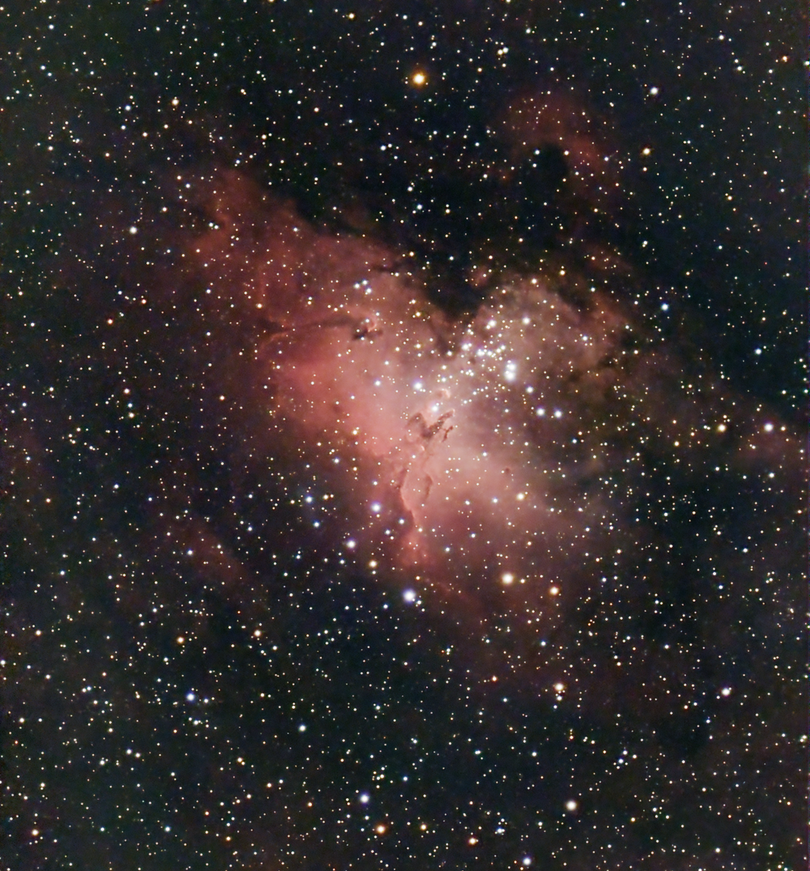
#> input picture P1/Galaxia.png, 810 x 871 px, shrunk from 1068 x 1148 before the run, found by its file name; the run also reads 2 pictures not shown here
$ python Ejercicio_1.py
#> lines starting #> are read from the running program, lines starting #| are printed output that depends on the picture

# EJERCICIO 1 - TRABAJAR CON IMÁGENES
# -----------------------------------

# ------------------------------------------------------------------------------
# 1.1 -> Descarga una imagen, pon los archivos en la carpeta actual
# y muestrela en una ventana

from PIL import Image

# Open the PNG image file
img = Image.open('Galaxia.png')
#> img is the input picture: PIL image 810x871 RGB; mean R, G, B 52.6, 44.8, 44.7

# Show the image
img.show()

# ------------------------------------------------------------------------------
# 1.2 -> Lea alguno de los archivos de color de tipo tif mostrandolo
# en una ventana mediante Pillow. Si no se vusializa bien intente poner el mapa
# de colores o paleta que se corresponda. Muestre también la barra de colores al
# lado de la imagen. ¿Cuántos colores tiene?

from PIL import Image
import matplotlib.pyplot as plt
import numpy as np

# Open the TIFF image file
img = Image.open('galaxia2.tif')

# Convert the image to a numpy array
img_array = np.array(img)
imgplot = plt.imshow(img)
plt.colorbar()

# Show the image
plt.show()
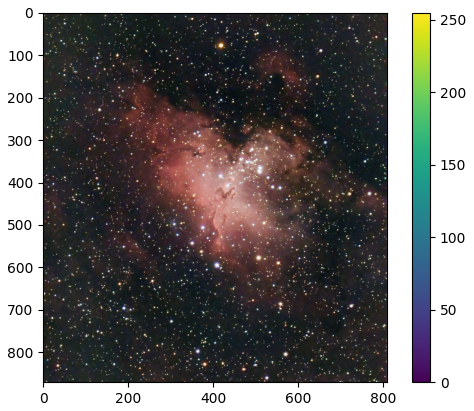
#> figure drawn by matplotlib, 2 panels

# ------------------------------------------------------------------------------
# 1.3 -> Reduzca el número de colores de la imagen anterior a 16 y
# múestrela. Compare ambas imágenes visualmente.

from PIL import Image
import matplotlib.pyplot as plt
import numpy as np
from skimage.util import img_as_ubyte

# Open the TIFF image file
img = Image.open('galaxia2.tif')

# Use the quantize method to reduce the number of colors in the image to 16.
img2 = img.quantize(colors = 16)

# Convert both images to numpy arrays using np.asarray, and display both images.
img_array =  np.asarray(img)
imgplot = plt.imshow(img_array)
img2_array = np.asarray(img2)
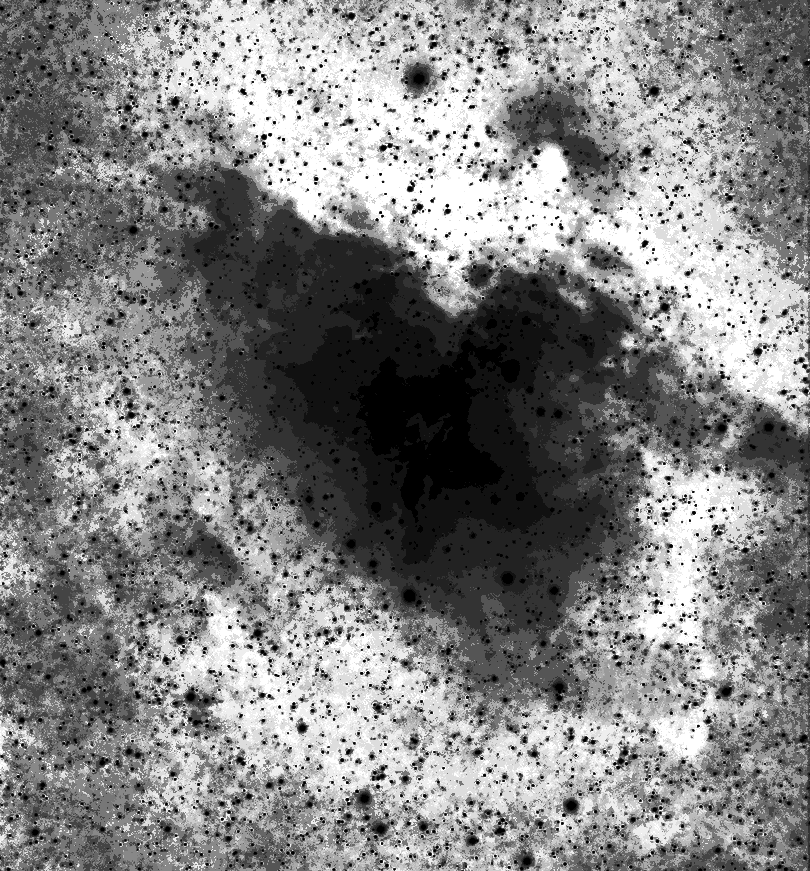
#> img2_array: shape (871, 810); min 0, max 15, mean 7.68; drawn with min black and max white
imgplot2 = plt.imshow(img2_array)

# Add a colorbar to the plot
plt.colorbar()

# Show the image
plt.show()
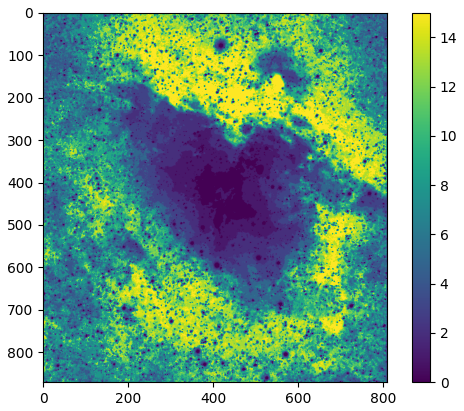
#> figure drawn by matplotlib, 2 panels

# ------------------------------------------------------------------------------
# 1.4 -> Repita las operaciones anteriores con una imagen de tipo jpg.
# Conviértela primero a tipo 'P' con paleta y repita las operaciones anteriores.

from PIL import Image
import matplotlib.pyplot as plt
import numpy as np
from skimage.util import img_as_ubyte

# Open the TIFF image file
img = Image.open('Galaxia.jpg')

# Convert the image to 'P' mode
img = img.convert(mode= 'P')
#> img: PIL image 810x871 P

# Convert the image to numpy array and display it
img_array =  np.asarray(img)
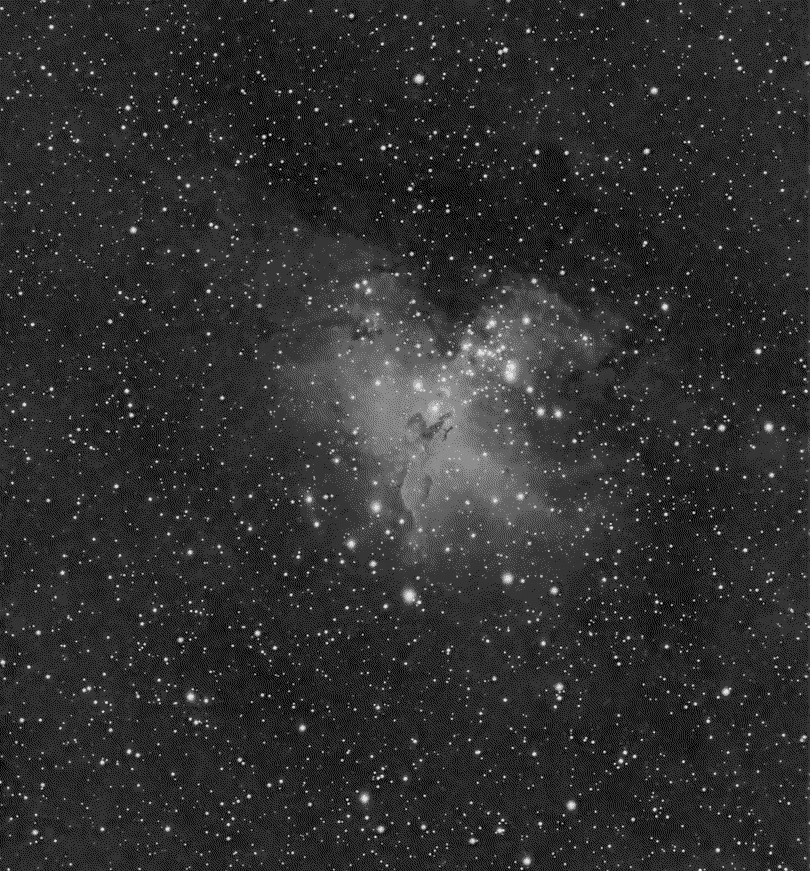
#> img_array: shape (871, 810); min 0, max 225, mean 47.4
imgplot = plt.imshow(img_array)
# Add a colorbar
plt.colorbar()
plt.show()
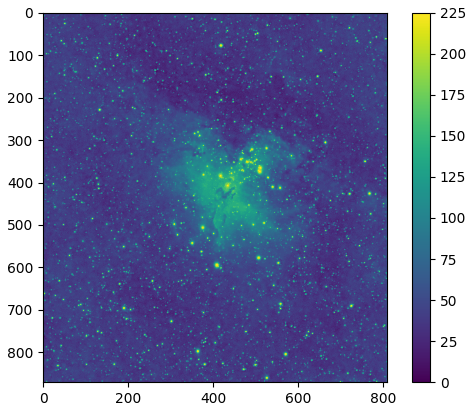
#> figure drawn by matplotlib, 2 panels

# Use the quantize method to reduce the number of colors in the image to 16.
img2 = img.quantize(colors = 16)

# Convert the image to numpy array and display it.
img2_array = np.asarray(img2)
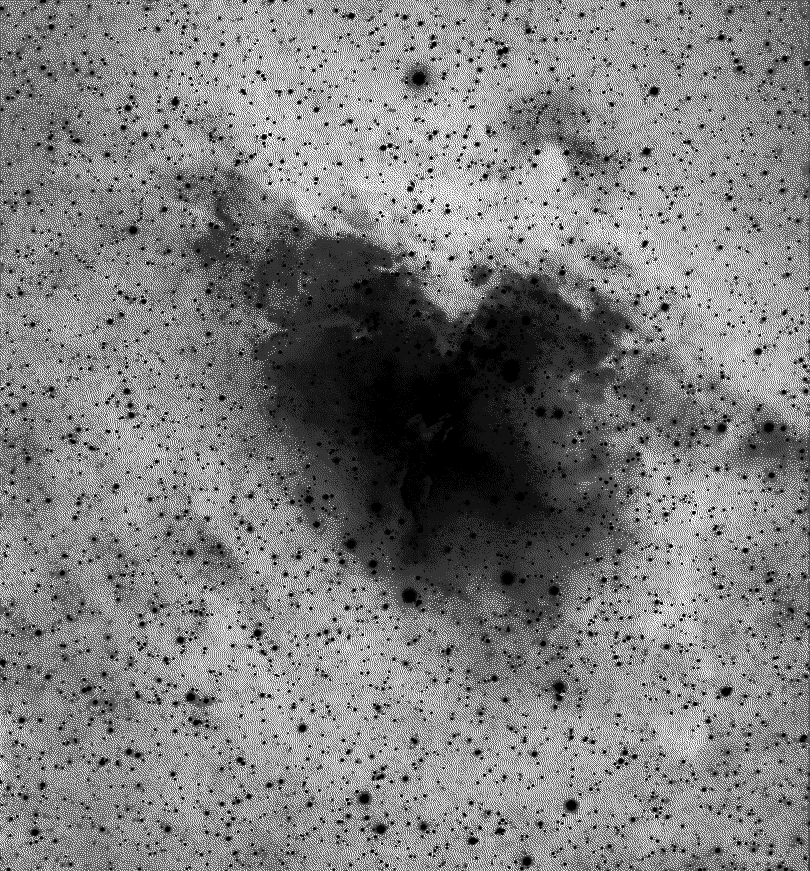
#> img2_array: shape (871, 810); min 0, max 15, mean 7.4; drawn with min black and max white
imgplot2 = plt.imshow(img2_array)

# Add a colorbar
plt.colorbar()

# Show the image
plt.show()
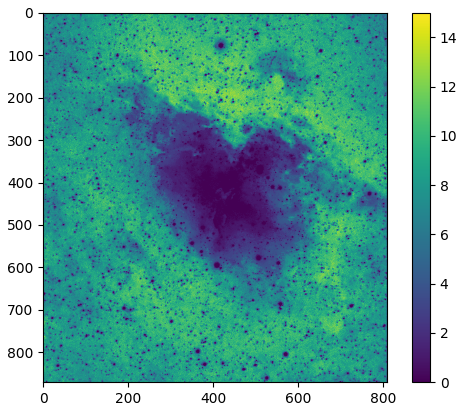
#> figure drawn by matplotlib, 2 panels
